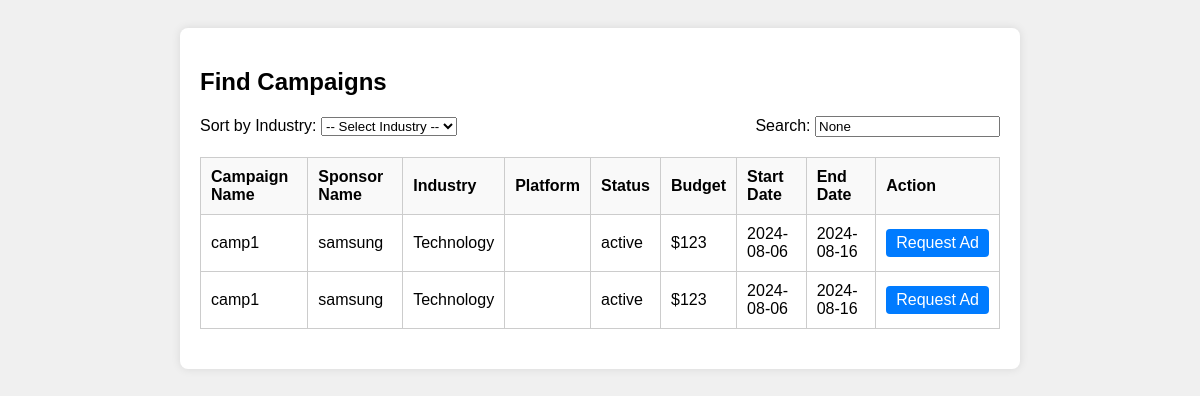
Page /inf_find on the earlier database version.
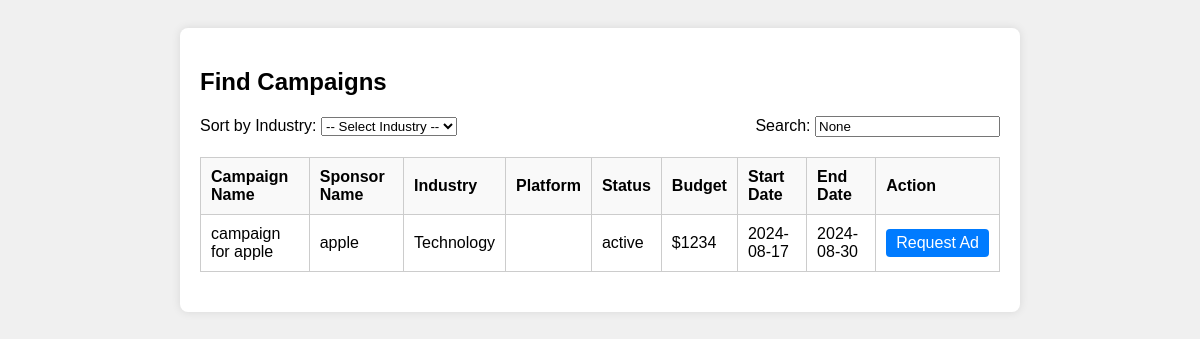
Same page on the later database version.
### applications/models.py (models this page shows)
class campaign(db.Model):
    id = db.Column(db.Integer, primary_key=True)
    name = db.Column(db.String(100), nullable=False)
    status = db.Column(db.String(50), nullable=False,default="active")
    category = db.Column(db.String(50), nullable=False)
    budget = db.Column(db.Integer, nullable=False)
    sponsor_id = db.Column(db.Integer, db.ForeignKey('sponsor.id'), nullable=False)
    start_date = db.Column(db.Date, nullable=False)
    end_date = db.Column(db.Date, nullable=True)
    ad_requests = db.relationship('adrequest', backref='campaign', lazy=True)

class sponsor(db.Model):
    id = db.Column(db.Integer, primary_key=True)
    name = db.Column(db.String(100), nullable=True)
    username = db.Column(db.String(20), unique=True, nullable=False)
    password = db.Column(db.String(100), nullable=False)
    email = db.Column(db.String(100), unique=True, nullable=False)
    industry = db.Column(db.String(100))
    campaigns = db.relationship('campaign', backref='sponsor', lazy=True)

### applications/routes.py (the view)
@app.route('/inf_find', methods=['GET'])
def inf_find():
    selected_industry = request.args.get('industry', None)
    search_query = request.args.get('search', None)
    query = campaign.query.join(sponsor)
    if selected_industry:
        query = query.filter(sponsor.industry == selected_industry)
    if search_query:
        search_filter = (campaign.name.ilike(f'%{search_query}%') |
                         sponsor.username.ilike(f'%{search_query}%'))
        query = query.filter(search_filter)
    campaigns = query.order_by(
        db.case(
            (sponsor.industry == selected_industry, 0),  # Selected industry at the top
            (sponsor.industry != selected_industry, 1),  # Others follow
            else_=2
        )
    ).all()
    return render_template('inf_find.html', campaigns=campaigns, selected_industry=selected_industry, search_query=search_query)

### templates/inf_find.html (shortened to what this page needs)
<!DOCTYPE html>
<html lang="en">
<head>
</head>
<body>
    <div class="container">
        <h2>Find Campaigns</h2>
        <form method="GET" action="{{ url_for('inf_find') }}">
            <div class="form-group">
                <div>
                    <label for="industry">Sort by Industry:</label>
                    <select name="industry" id="industry" onchange="this.form.submit()">
                        <option value="">-- Select Industry --</option>
                    </select>
                </div>
                <div class="search-box">
                    <label for="search">Search:</label>
                    <input type="text" name="search" id="search" value="{{ search_query }}" placeholder="Search campaigns..." onkeypress="if(event.keyCode==13){this.form.submit();}">
                </div>
            </div>
        </form>
        <table>
            <thead>
                <tr>
                    <th>Campaign Name</th>
                    <th>Sponsor Name</th>
                    <th>Industry</th>
                    <th>Platform</th>
                    <th>Status</th>
                    <th>Budget</th>
                    <th>Start Date</th>
                    <th>End Date</th>
                    <th>Action</th>
                </tr>
            </thead>
            <tbody>
                {% for campaign in campaigns %}
                    <tr>
                        <td>{{ campaign.name }}</td>
                        <td>{{ campaign.sponsor.username }}</td>
                        <td>{{ campaign.sponsor.industry }}</td>
                        <td>{{ campaign.sponsor.platform }}</td>
                        <td>{{ campaign.status }}</td>
                        <td>${{ campaign.budget }}</td>
                        <td>{{ campaign.start_date }}</td>
                        <td>{{ campaign.end_date if campaign.end_date else 'N/A' }}</td>
                        <td>
                            <a href="{{ url_for('inf_request_ad', campaign_id=campaign.id) }}" class="button">Request Ad</a>
                        </td>
                    </tr>
                {% endfor %}
            </tbody>
        </table>
    </div>
</body>
</html>

### templates/inf_find.html (style rules this page uses)
body { font-family: Arial, sans-serif; background-color: #f0f0f0; padding: 20px; }
.container { background-color: #fff; padding: 20px; border-radius: 8px; box-shadow: 0 0 10px rgba(0, 0, 0, 0.1); max-width: 800px; margin: auto; }
table { width: 100%; border-collapse: collapse; margin-bottom: 20px; }
table, th, td { border: 1px solid #ccc; }
th, td { padding: 10px; text-align: left; }
th { background-color: #f9f9f9; }
.form-group { margin-bottom: 20px; display: flex; justify-content: space-between; align-items: center; }
.button { display: inline-block; padding: 5px 10px; background-color: #007bff; color: #fff; border: none; border-radius: 4px; cursor: pointer; text-align: center; text-decoration: none; white-space: nowrap; }
.search-box { margin-left: 20px; }

Differences in the rows shown:
removed campaign: name "camp1", sponsor.username "samsung", sponsor.industry "Technology", status "active", budget "123", start_date "2024-08-06", end_date "2024-08-16"
removed campaign: name "camp1", sponsor.username "samsung", sponsor.industry "Technology", status "active", budget "123", start_date "2024-08-06", end_date "2024-08-16"
added campaign: name "campaign for apple", sponsor.username "apple", sponsor.industry "Technology", status "active", budget "1234", start_date "2024-08-17", end_date "2024-08-30"
